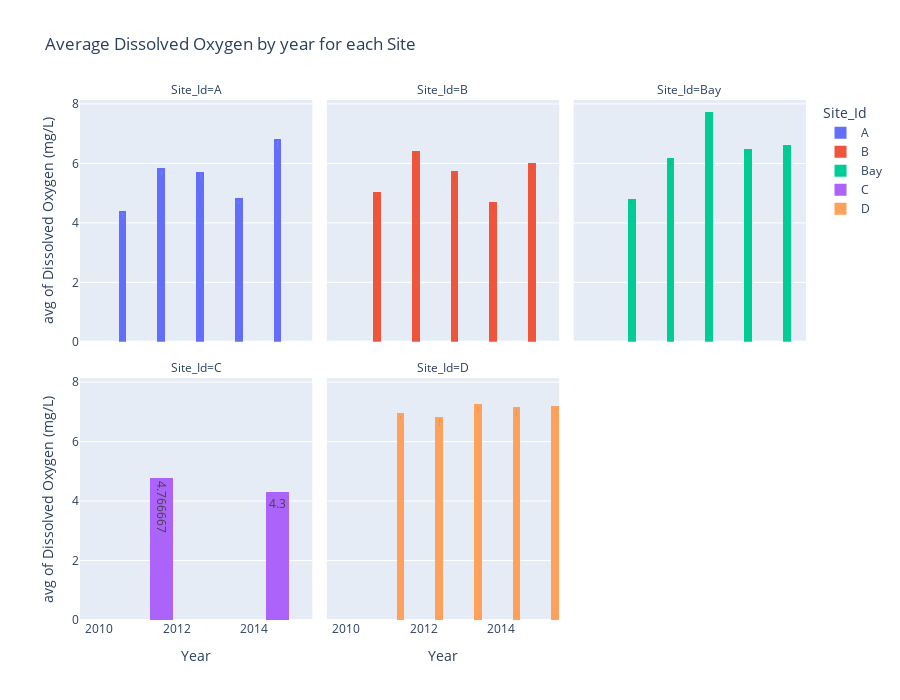

The code cell stored with this chart in its notebook:
### Code cell
# Creating a histogram with Plotly Express
fig = px.histogram(
    Water_Quality,                                      # Dataframe containing the data
    x='Year',                                # X-axis: Year
    y='Dissolved Oxygen (mg/L)',             # Y-axis: Dissolved Oxygen
    color="Site_Id",                         # Color encoding by Site_Id
    barmode='group',                         # Grouping bars
    histfunc='avg',                          # Computing average for each bin
    facet_col='Site_Id',                     # Creating facets by Site_Id
    facet_col_wrap=3,                        # Wrapping facets in 3 columns
    text_auto=True,                          # Automatically label data points
    height=700,                              # Setting height of the plot
    title='Average Dissolved Oxygen by year for each Site'  # Setting title
)

# Displaying the plot
fig.show()

### Figure 1 — Plotly figure (JSON) as saved in the notebook; plotly's stock layout.template omitted (floating-point values rounded to 4 significant figures)
{"data": [{"alignmentgroup": "True", "bingroup": "x", "histfunc": "avg", "hovertemplate": "Site_Id=A<br>Year=%{x}<br>avg of Dissolved Oxygen (mg/L)=%{y}<extra></extra>", "legendgroup": "A", "marker": {"color": "#636efa", "pattern": {"shape": ""}}, "name": "A", "offsetgroup": "A", "orientation": "v", "showlegend": true, "texttemplate": "%{value}", "type": "histogram", "x": [2013, 2012, 2014, 2011, 2015, 2014, 2013, 2014, 2015, 2012, 2014, 2011, 2014, 2015, 2012, 2011, 2015, 2013, 2012, 2015, 2011, 2012, 2014, 2011, 2013, 2014, 2015, 2013, 2012, 2011, 2014, 2013, 2015, 2011, 2014, 2015, 2013, 2012, 2014, 2013, 2012, 2011, 2015], "xaxis": "x4", "y": [6.9, 8.2, 6.8, 4, 6.7, 6.4, 7, 7.2, 6.5, 9, 7.3, 8, 6, 9.7, 5.8, 3, 7.8, 5.9, 7, 4, 4, 4.5, 3, 2.4, 5.6, 0, 5.1, 6.1, 4.9, 5.7, 4, 4.1, 6, 3.2, 3, 5.7, 5.3, 3, 4.6, 4.8, 4.3, 5, 10], "yaxis": "y4"}, {"alignmentgroup": "True", "bingroup": "x", "histfunc": "avg", "hovertemplate": "Site_Id=B<br>Year=%{x}<br>avg of Dissolved Oxygen (mg/L)=%{y}<extra></extra>", "legendgroup": "B", "marker": {"color": "#EF553B", "pattern": {"shape": ""}}, "name": "B", "offsetgroup": "B", "orientation": "v", "showlegend": true, "texttemplate": "%{value}", "type": "histogram", "x": [2012, 2011, 2011, 2015, 2012, 2014, 2011, 2014, 2015, 2012, 2014, 2013, 2011, 2014, 2015, 2012, 2012, 2013, 2011, 2015, 2013, 2012, 2012, 2014, 2013, 2014, 2015, 2013, 2012, 2011, 2014, 2015, 2011, 2014, 2015, 2013, 2012, 2014, 2015], "xaxis": "x5", "y": [6, 7.2, 3, 6, 7.1, 5.9, 7.9, 6.2, 8, 9.7, 6.3, 5, 5, 8.1, 7.6, 7.5, 6.3, 7.6, 3.9, 10, 5.8, 7, 6.7, 3.86, 4.2, 0, 4, 5.4, 4.5, 5.8, 6, 7, 2.4, 2.4, 3.2, 6.4, 2.9, 3.7, 2.3], "yaxis": "y5"}, {"alignmentgroup": "True", "bingroup": "x", "histfunc": "avg", "hovertemplate": "Site_Id=Bay<br>Year=%{x}<br>avg of Dissolved Oxygen (mg/L)=%{y}<extra></extra>", "legendgroup": "Bay", "marker": {"color": "#00cc96", "pattern": {"shape": ""}}, "name": "Bay", "offsetgroup": "Bay", "orientation": "v", "showlegend": true, "texttemplate": "%{value}", "type": "histogram", "x": [2013, 2012, 2014, 2011, 2015, 2013, 2012, 2014, 2011, 2015, 2011, 2015, 2014, 2013, 2011, 2012, 2015, 2011, 2013, 2014, 2015, 2013, 2011, 2012, 2015, 2012, 2013, 2012, 2015, 2014, 2014, 2011, 2015, 2013, 2011, 2014, 2013, 2012, 2015, 2014, 2013, 2011, 2012, 2014, 2013, 2011, 2015, 2014, 2013, 2012, 2013, 2012, 2011, 2015, 2012, 2013, 2011, 2015, 2012, 2014, 2012, 2013, 2011, 2014, 2015, 2013, 2015, 2014, 2015, 2013, 2012, 2011, 2014, 2013, 2011, 2013, 2011, 2012, 2014, 2015, 2013, 2011, 2014, 2011, 2014, 2015, 2013, 2012, 2015, 2014, 2013, 2014, 2012, 2011, 2015, 2014, 2013, 2012, 2011, 2015], "xaxis": "x6", "y": [8.5, 6.9, 8.7, 6.2, 8.3, 8.7, 6.5, 7.3, 3.1, 8.9, 4.2, 4.9, 6.5, 7.9, 7.4, 4.8, 5.5, 5.2, 9.8, 7, 5.5, 7.1, 7.3, 8.9, 6.6, 7.6, 8.35, 8.4, 7.9, 7.6, 9.8, 7.8, 8.7, 7, 7.9, 8.8, 7.7, 6.2, 9.2, 6.9, 8.5, 3.8, 5.3, 8.2, 10, 3.3, 10, 10, 10, 7.2, 8, 6.5, 3.5, 7.1, 7.1, 8.9, 5.2, 8.2, 5.3, 7.3, 6.1, 6.1, 3.7, 6.8, 6.3, 8.2, 4.3, 5.4, 5, 6.9, 3.9, 5.6, 4.2, 6.7, 3.2, 6.8, 3, 5.9, 3.7, 7, 5.9, 2, 4.2, 3.5, 3.9, 6.3, 6, 6.1, 5, 3.9, 6.8, 2.7, 5, 5.3, 4.5, 7, 6.1, 3.7, 5, 2.9], "yaxis": "y6"}, {"alignmentgroup": "True", "bingroup": "x", "histfunc": "avg", "hovertemplate": "Site_Id=C<br>Year=%{x}<br>avg of Dissolved Oxygen (mg/L)=%{y}<extra></extra>", "legendgroup": "C", "marker": {"color": "#ab63fa", "pattern": {"shape": ""}}, "name": "C", "offsetgroup": "C", "orientation": "v", "showlegend": true, "texttemplate": "%{value}", "type": "histogram", "x": [2011, 2011, 2011, 2014], "xaxis": "x", "y": [5.1, 5.6, 3.6, 4.3], "yaxis": "y"}, {"alignmentgroup": "True", "bingroup": "x", "histfunc": "avg", "hovertemplate": "Site_Id=D<br>Year=%{x}<br>avg of Dissolved Oxygen (mg/L)=%{y}<extra></extra>", "legendgroup": "D", "marker": {"color": "#FFA15A", "pattern": {"shape": ""}}, "name": "D", "offsetgroup": "D", "orientation": "v", "showlegend": true, "texttemplate": "%{value}", "type": "histogram", "x": [2011, 2015, 2012, 2014, 2015, 2012, 2014, 2013, 2012, 2013, 2015, 2012, 2013, 2012, 2015, 2014, 2011, 2015, 2012, 2015, 2013, 2014, 2013, 2012, 2014, 2011, 2012, 2013, 2015, 2012, 2013, 2014, 2015, 2015, 2012, 2011, 2011, 2012, 2014, 2013, 2014, 2015, 2013, 2012, 2014, 2013, 2012, 2011, 2013, 2015], "xaxis": "x2", "y": [10, 9, 7.2, 7.9, 9, 5.5, 7.6, 7, 5.8, 9.6, 6.6, 8.6, 8.65, 8.8, 6.6, 9.7, 9.8, 6.2, 10, 10, 9.8, 8.2, 10, 9.5, 8.2, 6.9, 7.4, 8.6, 7.4, 6.1, 5.5, 6.6, 7.7, 5.8, 5, 4.8, 5.6, 4.2, 5.3, 3.8, 5.8, 6.1, 4.2, 5.5, 5.3, 6.8, 5.2, 4.6, 6.1, 4.8], "yaxis": "y2"}], "layout": {"annotations": [{"font": {}, "showarrow": false, "text": "Site_Id=C", "x": 0.16, "xanchor": "center", "xref": "paper", "y": 0.465, "yanchor": "bottom", "yref": "paper"}, {"font": {}, "showarrow": false, "text": "Site_Id=D", "x": 0.5, "xanchor": "center", "xref": "paper", "y": 0.465, "yanchor": "bottom", "yref": "paper"}, {"font": {}, "showarrow": false, "text": "Site_Id=A", "x": 0.16, "xanchor": "center", "xref": "paper", "y": 1.0, "yanchor": "bottom", "yref": "paper"}, {"font": {}, "showarrow": false, "text": "Site_Id=B", "x": 0.5, "xanchor": "center", "xref": "paper", "y": 1.0, "yanchor": "bottom", "yref": "paper"}, {"font": {}, "showarrow": false, "text": "Site_Id=Bay", "x": 0.84, "xanchor": "center", "xref": "paper", "y": 1.0, "yanchor": "bottom", "yref": "paper"}], "barmode": "group", "height": 700, "legend": {"title": {"text": "Site_Id"}, "tracegroupgap": 0}, "title": {"text": "Average Dissolved Oxygen by year for each Site"}, "xaxis": {"anchor": "y", "domain": [0, 0.32], "title": {"text": "Year"}}, "xaxis2": {"anchor": "y2", "domain": [0.34, 0.66], "matches": "x", "title": {"text": "Year"}}, "xaxis3": {"anchor": "y3", "domain": [0.68, 1.0], "matches": "x", "title": {"text": "Year"}}, "xaxis4": {"anchor": "y4", "domain": [0, 0.32], "matches": "x", "showticklabels": false}, "xaxis5": {"anchor": "y5", "domain": [0.34, 0.66], "matches": "x", "showticklabels": false}, "xaxis6": {"anchor": "y6", "domain": [0.68, 1.0], "matches": "x", "showticklabels": false}, "yaxis": {"anchor": "x", "domain": [0, 0.465], "title": {"text": "avg of Dissolved Oxygen (mg/L)"}}, "yaxis2": {"anchor": "x2", "domain": [0, 0.465], "matches": "y", "showticklabels": false}, "yaxis3": {"anchor": "x3", "domain": [0, 0.465], "matches": "y", "showticklabels": false}, "yaxis4": {"anchor": "x4", "domain": [0.535, 1.0], "matches": "y", "title": {"text": "avg of Dissolved Oxygen (mg/L)"}}, "yaxis5": {"anchor": "x5", "domain": [0.535, 1.0], "matches": "y", "showticklabels": false}, "yaxis6": {"anchor": "x6", "domain": [0.535, 1.0], "matches": "y", "showticklabels": false}}}
